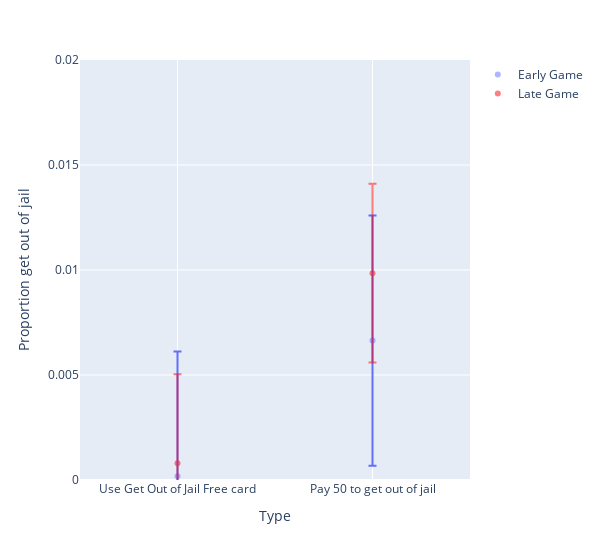

Notebook source saved alongside this figure:
### Code cell
plot_jail_action_proportions(df_jail, 'Proportion get out of jail (early game)',
                             'Proportion get out of jail (late game)', 'Proportion get out of jail')

### Figure 1 — Plotly figure (JSON) as saved in the notebook; plotly's stock layout.template omitted (floating-point values rounded to 4 significant figures)
{"data": [{"error_y": {"array": [0.005939, 0.005959]}, "hovertemplate": "Type=%{x}<br>Proportion get out of jail (early game)=%{y}<extra></extra>", "legendgroup": "", "marker": {"color": "#636efa", "opacity": 0.5, "symbol": "circle"}, "mode": "markers", "name": "Early Game", "orientation": "v", "showlegend": true, "type": "scatter", "x": ["Use Get Out of Jail Free card", "Pay 50 to get out of jail"], "xaxis": "x", "y": [0.0001828, 0.006638], "yaxis": "y"}, {"error_y": {"array": [0.004243, 0.004257]}, "hovertemplate": "Type=%{x}<br>Proportion get out of jail (late game)=%{y}<extra></extra>", "legendgroup": "", "marker": {"color": "red", "symbol": "circle"}, "mode": "markers", "name": "Late Game", "opacity": 0.5, "orientation": "v", "showlegend": true, "type": "scatter", "x": ["Use Get Out of Jail Free card", "Pay 50 to get out of jail"], "xaxis": "x", "y": [0.0007938, 0.009849], "yaxis": "y"}], "layout": {"legend": {"tracegroupgap": 0}, "margin": {"t": 60}, "width": 600, "xaxis": {"anchor": "y", "domain": [0, 1], "range": [-0.5, 1.5], "title": {"text": "Type"}}, "yaxis": {"anchor": "x", "domain": [0, 1], "range": [0, 0.02], "title": {"text": "Proportion get out of jail"}}}}
